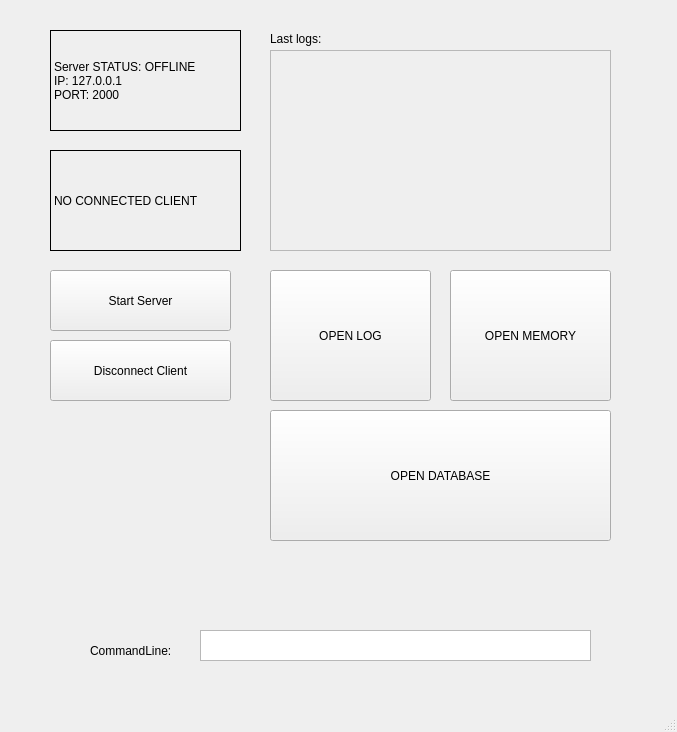
<?xml version="1.0" encoding="UTF-8"?>
<ui version="4.0">
 <class>MainWindow</class>
 <widget class="QMainWindow" name="MainWindow">
  <property name="geometry">
   <rect>
    <x>0</x>
    <y>0</y>
    <width>677</width>
    <height>732</height>
   </rect>
  </property>
  <property name="windowTitle">
   <string>ServerVault</string>
  </property>
  <widget class="QWidget" name="centralwidget">
   <widget class="QLabel" name="label">
    <property name="geometry">
     <rect>
      <x>50</x>
      <y>30</y>
      <width>191</width>
      <height>101</height>
     </rect>
    </property>
    <property name="frameShape">
     <enum>QFrame::Shape::Box</enum>
    </property>
    <property name="text">
     <string>Server STATUS: OFFLINE
IP: 127.0.0.1
PORT: 2000</string>
    </property>
   </widget>
   <widget class="QScrollArea" name="scrollArea">
    <property name="geometry">
     <rect>
      <x>270</x>
      <y>50</y>
      <width>341</width>
      <height>201</height>
     </rect>
    </property>
    <property name="widgetResizable">
     <bool>true</bool>
    </property>
    <widget class="QWidget" name="scrollAreaWidgetContents">
     <property name="geometry">
      <rect>
       <x>0</x>
       <y>0</y>
       <width>339</width>
       <height>199</height>
      </rect>
     </property>
    </widget>
   </widget>
   <widget class="QPushButton" name="pushButton">
    <property name="geometry">
     <rect>
      <x>270</x>
      <y>270</y>
      <width>161</width>
      <height>131</height>
     </rect>
    </property>
    <property name="text">
     <string>OPEN LOG</string>
    </property>
   </widget>
   <widget class="QPushButton" name="pushButton_2">
    <property name="geometry">
     <rect>
      <x>50</x>
      <y>270</y>
      <width>181</width>
      <height>61</height>
     </rect>
    </property>
    <property name="text">
     <string>Start Server</string>
    </property>
   </widget>
   <widget class="QPushButton" name="pushButton_3">
    <property name="geometry">
     <rect>
      <x>450</x>
      <y>270</y>
      <width>161</width>
      <height>131</height>
     </rect>
    </property>
    <property name="text">
     <string>OPEN MEMORY</string>
    </property>
   </widget>
   <widget class="QLabel" name="label_2">
    <property name="geometry">
     <rect>
      <x>270</x>
      <y>30</y>
      <width>66</width>
      <height>18</height>
     </rect>
    </property>
    <property name="text">
     <string>Last logs:</string>
    </property>
   </widget>
   <widget class="QLabel" name="label_3">
    <property name="geometry">
     <rect>
      <x>50</x>
      <y>150</y>
      <width>191</width>
      <height>101</height>
     </rect>
    </property>
    <property name="frameShape">
     <enum>QFrame::Shape::Box</enum>
    </property>
    <property name="text">
     <string>NO CONNECTED CLIENT</string>
    </property>
   </widget>
   <widget class="QPushButton" name="pushButton_4">
    <property name="geometry">
     <rect>
      <x>50</x>
      <y>340</y>
      <width>181</width>
      <height>61</height>
     </rect>
    </property>
    <property name="text">
     <string>Disconnect Client</string>
    </property>
   </widget>
   <widget class="QTextEdit" name="textEdit">
    <property name="geometry">
     <rect>
      <x>200</x>
      <y>630</y>
      <width>391</width>
      <height>31</height>
     </rect>
    </property>
   </widget>
   <widget class="QLabel" name="label_4">
    <property name="geometry">
     <rect>
      <x>90</x>
      <y>640</y>
      <width>111</width>
      <height>21</height>
     </rect>
    </property>
    <property name="text">
     <string>CommandLine:</string>
    </property>
   </widget>
   <widget class="QPushButton" name="pushButton_5">
    <property name="geometry">
     <rect>
      <x>270</x>
      <y>410</y>
      <width>341</width>
      <height>131</height>
     </rect>
    </property>
    <property name="text">
     <string>OPEN DATABASE</string>
    </property>
   </widget>
  </widget>
  <widget class="QMenuBar" name="menubar">
   <property name="geometry">
    <rect>
     <x>0</x>
     <y>0</y>
     <width>677</width>
     <height>23</height>
    </rect>
   </property>
  </widget>
  <widget class="QStatusBar" name="statusbar"/>
 </widget>
 <resources/>
 <connections/>
</ui>
